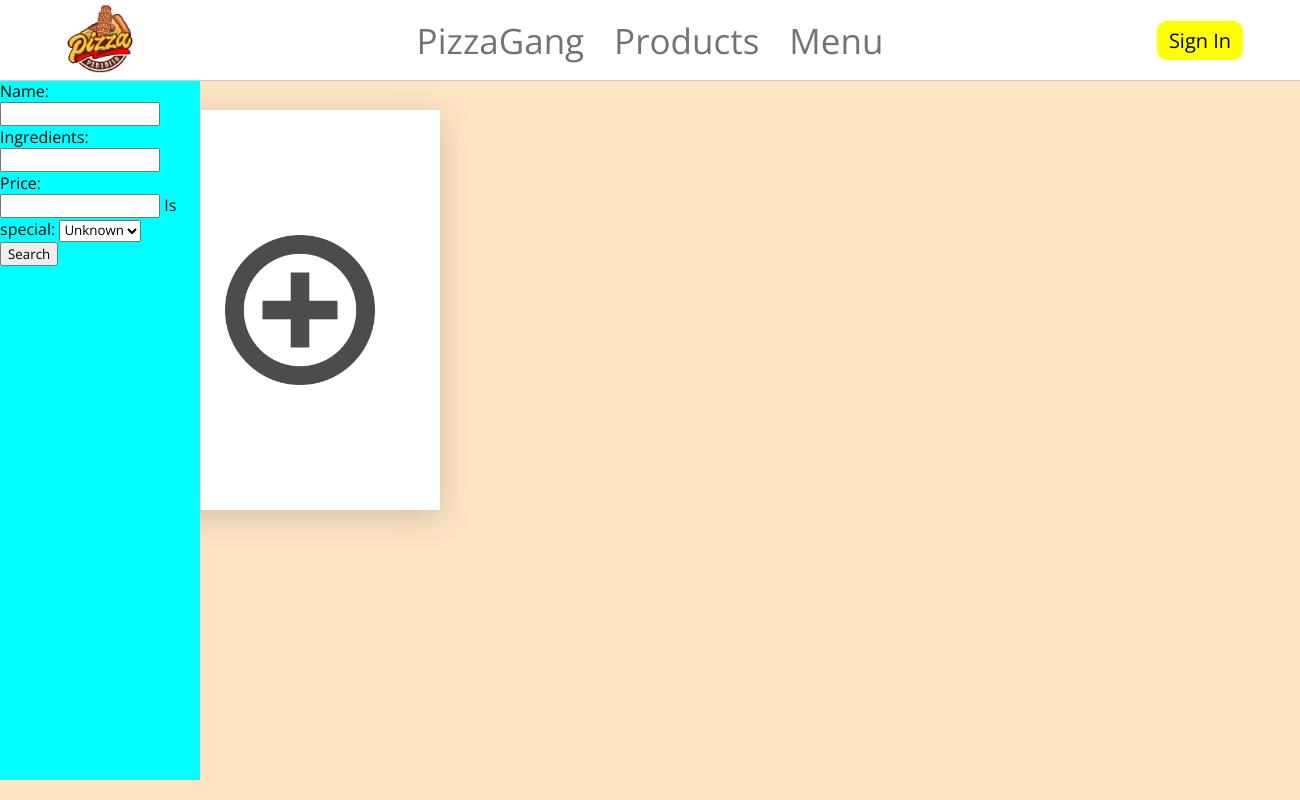
Before: /menu/ with the older database file.
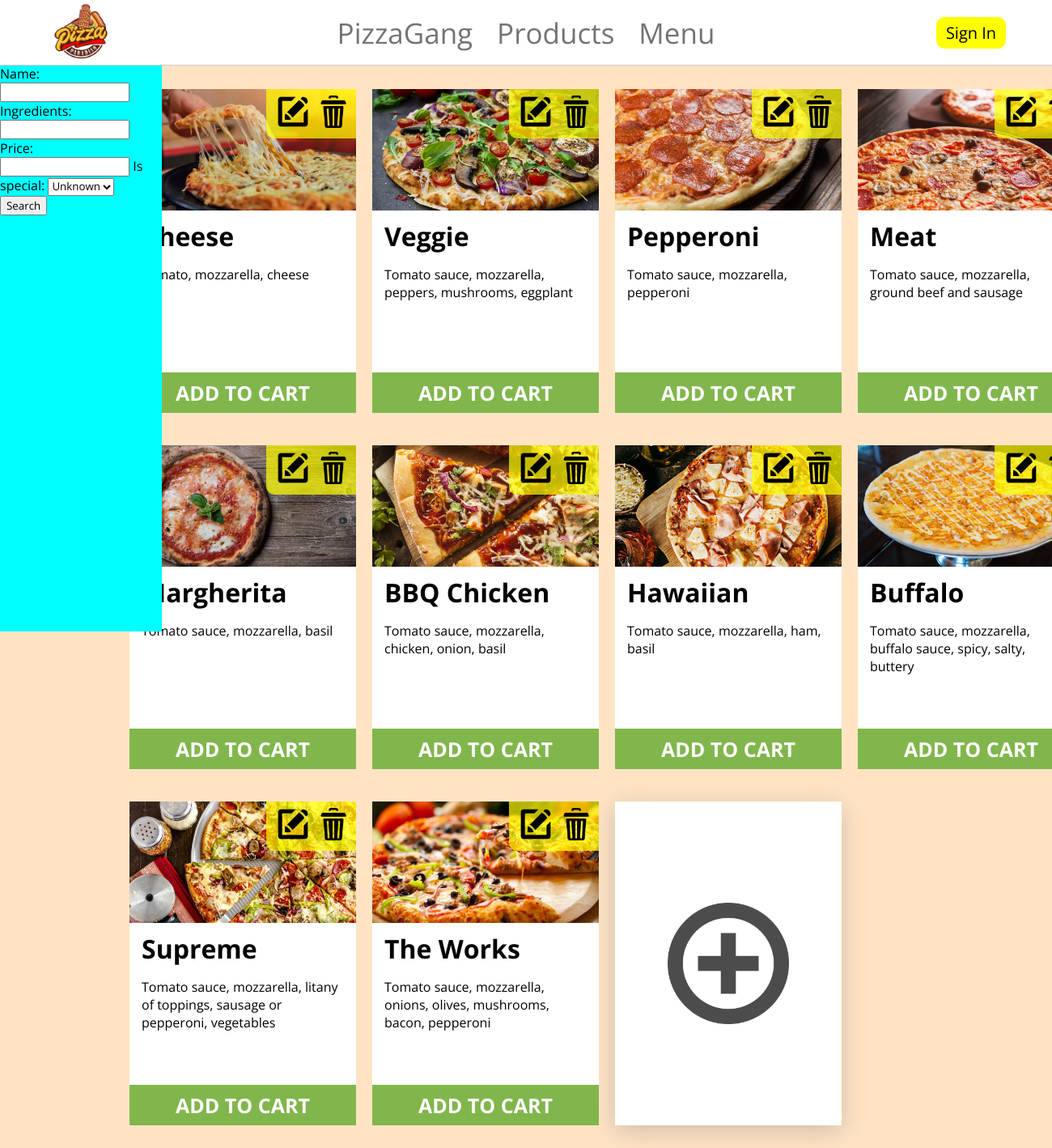
After: the same page with the newer database file.
### PizzaGang/main/models.py (models this page shows, shortened)
class Pizza(models.Model):
    name = models.CharField(max_length=30)
    ingredients = models.TextField()
    image = models.ImageField(upload_to='static/images/pizza/')
    price = models.FloatField()
    is_special = models.BooleanField(blank=True, null=True)
    is_offer = models.BooleanField(blank=True, null=True)
    is_vege = models.BooleanField(blank=True, null=True)
    discount = models.IntegerField(blank=True, null=True)

### PizzaGang/main/views.py (the view)
# urls.py: path('menu/', MenuView, name='menu'),
def MenuView(request):
    pizza_list = Pizza.objects.all()
    pizza_filter = PizzaOrderFilter(request.GET, queryset=pizza_list)
    context = {
        'pizza_list': pizza_list,
        'pizza_filter': pizza_filter,
    }
    return render(request, 'pizza/menu.html', context)

### templates/pizza/menu.html (shortened to what this page needs)
{% extends 'base/base.html' %}
{% load static %}
{% block head %}
    <link rel="stylesheet" href="{% static 'css/menu.css' %}">
{% endblock %}
{% block content %}
    <div class="sidebar">
        <form method="get" action="{% url 'menu' %}">
            {{ pizza_filter.form }}
            <button type="submit">Search</button>
        </form>
    </div>
    <div class="main-container">
        {% for pizza in pizza_filter.qs %}
        <div class="pizza-container">
        <div class="edit-delete-pizza-container">
            <div>
                <a href="{% url 'edit_pizza' pizza.pk %}">
                    <img src="{% static 'images/icons/edit.png' %}" alt="edit-pizza">
                </a>
            </div>
            <div>
                <a href="{% url 'delete_pizza' pizza.pk %}">
                    <img src="{% static 'images/icons/delete.png' %}" alt="delete-pizza">
                </a>
            </div>
        </div>
            <div class="img-container">
                <img src="{{ pizza.image.url }}" alt="pizza-img">
            </div>
            <div class="info-container">
                <h1>{{ pizza.name }}</h1>
                <p class="ingredients">{{ pizza.ingredients|truncatechars:80 }}</p>
            </div>
            <div class="filters-container">
            </div>
            <div class="order-button-container">
                <h1>ADD TO CART</h1>
            </div>
        </div>
        {% endfor %}
        <a href="{% url 'create_pizza' %}">
            <div class="add-pizza-container">
                <img src="{% static 'images/icons/add.png' %}" alt="add-pizza">
            </div>
        </a>
    </div>
{% endblock %}

### templates/base/base.html (shortened to what this page needs)
{% load static %}
<!DOCTYPE html>
<html lang="en">
<head>
    {% block head %}{% endblock %}
</head>
<body>
<div class="header">
    <div class="logo-container">
        <a href="{% url 'home' %}">
            <img src="{% static 'images/logo.png' %}" alt="logo">
        </a>
    </div>
    <div class="menu-container">
        <div>
            <a href="">PizzaGang</a>
        </div>
        <div>
            <a href="">Products</a>
        </div>
        <div>
            <a href="{% url 'menu' %}">Menu</a>
        </div>
    </div>
    <div class="avatar-container">
        {% if user.is_authenticated %}
                <a href="{% url 'show_user' user.pk %}">
                    <div class="img-selector">
                        <div class="message-container">
                            <p>{{ user.username|truncatechars:10 }}</p>
                        </div>
                        {% if user.profile.avatar %}
                            <img src="{{ user.profile.avatar.url }}" alt="avatar">
                        {% else %}
                            <img src="{% static 'images/avatars/default-avatar.jpg' %}" alt="default-avatar">
                        {% endif %}
                    </div>
                </a>
        {% else %}
            <a class="sign_in" href="{% url 'sign_in' %}">Sign In</a>
        {% endif %}
    </div>
</div>
{% block content %}{% endblock %}
</body>
</html>

### static/css/menu.css (style rules this page uses)
.sidebar { position: absolute; top: 80px; height: 700px; width: 200px; background-color: rgba(0, 255, 255); z-index: 2; }
.main-container { margin-top: 30px; margin-bottom: 50px; display: grid; grid-template-columns: 280px 280px 280px 280px; column-gap: 20px; row-gap: 40px; align-items: center; justify-content: center; padding-left: 200px; }
.pizza-container { cursor: default; position: relative; height: 400px; background-color: white; transition: box-shadow 0.1s; }
.edit-delete-pizza-container { position: absolute; top: 0; right: 0; background-color: rgba(255, 255, 0, 0.7); z-index: 1; display: flex; column-gap: 10px; padding: 8px 8px 8px 13px; border-radius: 0 0 0 10px; }
.edit-delete-pizza-container div { display: flex; align-items: center; justify-content: center; }
.edit-delete-pizza-container img { width: 40px; }
.img-container { position: absolute; top: 0; left: 0; right: 0; bottom: 250px; }
.img-container img { width: 100%; height: 100%; object-fit: cover; }
.info-container { position: absolute; top: 150px; bottom: 100px; left: 0; right: 0; padding: 0 15px 0 15px; }
.info-container h1 { margin: 10px 0 15px 0; }
.info-container p { margin: 0; }
.filters-container { position: absolute; top: 300px; bottom: 50px; left: 0; right: 0; }
.order-button-container { cursor: pointer; position: absolute; top: 350px; bottom: 0; left: 0; right: 0; background-color: rgb(129, 182, 76); display: flex; align-items: center; justify-content: center; }
.order-button-container h1 { color: white; font-size: 25px; font-weight: bold; }
.add-pizza-container { cursor: pointer; height: 400px; background-color: white; display: flex; align-items: center; justify-content: center; box-shadow: rgba(100, 100, 111, 0.3) 0 7px 29px 0; }
.add-pizza-container img { width: 150px; opacity: 0.7; }

### templates/base/base.html (style rules this page uses)
* { font-family: 'Open Sans', sans-serif; }
body { margin: 0; padding-top: 80px; background-color: bisque; }
.header { position: fixed; top: 0; width: 100%; height: 80px; background-color: white; display: grid; grid-template-columns: 200px 1fr 200px; border-bottom: 1px solid rgba(0, 0, 0, 0.2); z-index: 3; }
.logo-container, .menu-container, .avatar-container { display: flex; align-items: center; justify-content: center; }
.logo-container img { cursor: pointer; width: 70px; }
.menu-container { display: flex; column-gap: 30px; }
.menu-container a { text-decoration: none; font-size: 35px; color: rgba(0, 0, 0, 0.55); transition: color 0.5s; }
.avatar-container .sign_in { padding: 6px 12px 6px 12px; border-radius: 10px; text-decoration: none; color: black; background-color: yellow; font-size: 20px; transition: box-shadow 0.2s; }

Changed rows visible on the page:
added Pizza: image (picture), name "Cheese", ingredients "Tomato, mozzarella, cheese"
added Pizza: image (picture), name "Veggie", ingredients "Tomato sauce, mozzarella, peppers, mushrooms, eggplant"
added Pizza: image (picture), name "Pepperoni", ingredients "Tomato sauce, mozzarella, pepperoni"
added Pizza: image (picture), name "Meat", ingredients "Tomato sauce, mozzarella, ground beef and sausage"
added Pizza: image (picture), name "Margherita", ingredients "Tomato sauce, mozzarella, basil"
added Pizza: image (picture), name "BBQ Chicken", ingredients "Tomato sauce, mozzarella, chicken, onion, basil"
added Pizza: image (picture), name "Hawaiian", ingredients "Tomato sauce, mozzarella, ham, basil"
added Pizza: image (picture), name "Buffalo", ingredients "Tomato sauce, mozzarella, buffalo sauce, spicy, salty, buttery"
added Pizza: image (picture), name "Supreme", ingredients "Tomato sauce, mozzarella, litany of toppings, sausage or pepperoni, vegetables"
added Pizza: image (picture), name "The Works", ingredients "Tomato sauce, mozzarella, onions, olives, mushrooms, bacon, pepperoni"
